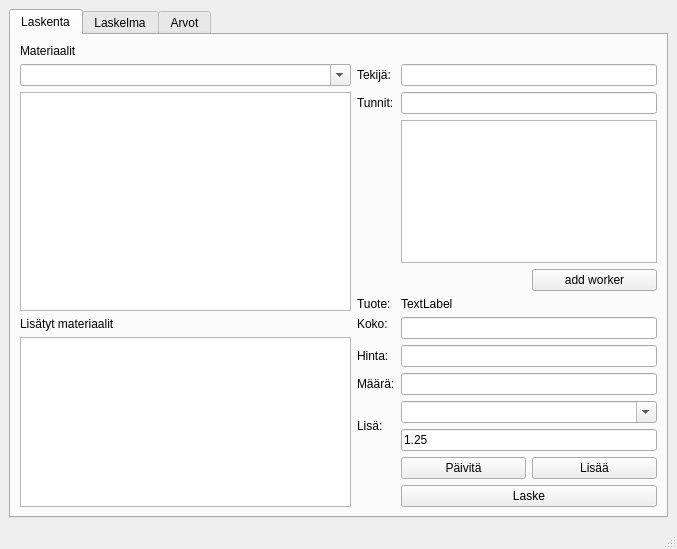
<?xml version="1.0" encoding="UTF-8"?>
<ui version="4.0">
 <class>MainWindow</class>
 <widget class="QMainWindow" name="MainWindow">
  <property name="geometry">
   <rect>
    <x>0</x>
    <y>0</y>
    <width>677</width>
    <height>549</height>
   </rect>
  </property>
  <property name="windowTitle">
   <string>MainWindow</string>
  </property>
  <widget class="QWidget" name="centralwidget">
   <layout class="QHBoxLayout" name="horizontalLayout">
    <item>
     <layout class="QVBoxLayout" name="verticalLayout">
      <item>
       <widget class="QTabWidget" name="tabWidget">
        <property name="toolTip">
         <string/>
        </property>
        <property name="tabPosition">
         <enum>QTabWidget::TabPosition::North</enum>
        </property>
        <property name="tabShape">
         <enum>QTabWidget::TabShape::Rounded</enum>
        </property>
        <property name="currentIndex">
         <number>0</number>
        </property>
        <widget class="QWidget" name="tab">
         <attribute name="title">
          <string>Laskenta</string>
         </attribute>
         <attribute name="toolTip">
          <string>Laske uudelleen</string>
         </attribute>
         <layout class="QGridLayout" name="gridLayout_2">
          <item row="0" column="0">
           <widget class="QLabel" name="label_3">
            <property name="text">
             <string>Materiaalit</string>
            </property>
           </widget>
          </item>
          <item row="1" column="0">
           <widget class="QComboBox" name="LaskentaComboBox">
            <property name="toolTip">
             <string>Materiaali valinta</string>
            </property>
            <property name="editable">
             <bool>true</bool>
            </property>
           </widget>
          </item>
          <item row="1" column="1">
           <widget class="QLabel" name="label_15">
            <property name="text">
             <string>Tekijä:</string>
            </property>
           </widget>
          </item>
          <item row="1" column="2" colspan="2">
           <widget class="QLineEdit" name="laskentaTekijaLineEdit"/>
          </item>
          <item row="2" column="0" rowspan="4">
           <widget class="QTableView" name="laskentaMaterialsTableView"/>
          </item>
          <item row="2" column="1">
           <widget class="QLabel" name="label_14">
            <property name="text">
             <string>Tunnit:</string>
            </property>
           </widget>
          </item>
          <item row="2" column="2" colspan="2">
           <widget class="QLineEdit" name="laskentaHoursLineEdit"/>
          </item>
          <item row="3" column="2" colspan="2">
           <widget class="QTableView" name="laskentaTekjiatTablet"/>
          </item>
          <item row="4" column="3">
           <widget class="QPushButton" name="pushButton_3">
            <property name="toolTip">
             <string>Lisää työntekijä</string>
            </property>
            <property name="text">
             <string>add worker</string>
            </property>
           </widget>
          </item>
          <item row="5" column="1">
           <widget class="QLabel" name="label_8">
            <property name="text">
             <string>Tuote:</string>
            </property>
           </widget>
          </item>
          <item row="5" column="2" colspan="2">
           <widget class="QLabel" name="laskentaProductLabel">
            <property name="text">
             <string>TextLabel</string>
            </property>
           </widget>
          </item>
          <item row="6" column="0">
           <widget class="QLabel" name="label_13">
            <property name="text">
             <string>Lisätyt materiaalit</string>
            </property>
           </widget>
          </item>
          <item row="6" column="1">
           <widget class="QLabel" name="label_10">
            <property name="text">
             <string>Koko:</string>
            </property>
           </widget>
          </item>
          <item row="6" column="2" rowspan="2" colspan="2">
           <widget class="QLineEdit" name="laskentaLengthLineEdit"/>
          </item>
          <item row="7" column="0" rowspan="7">
           <widget class="QTableView" name="laskentaAddedtableView"/>
          </item>
          <item row="8" column="1">
           <widget class="QLabel" name="label_11">
            <property name="text">
             <string>Hinta:</string>
            </property>
           </widget>
          </item>
          <item row="8" column="2" colspan="2">
           <widget class="QLineEdit" name="laskentaPriceLineEdit"/>
          </item>
          <item row="9" column="1">
           <widget class="QLabel" name="label_9">
            <property name="text">
             <string>Määrä:</string>
            </property>
           </widget>
          </item>
          <item row="9" column="2" colspan="2">
           <widget class="QLineEdit" name="laskentaAmountlineEdit"/>
          </item>
          <item row="10" column="1" rowspan="2">
           <widget class="QLabel" name="label_12">
            <property name="text">
             <string>Lisä:</string>
            </property>
           </widget>
          </item>
          <item row="10" column="2" colspan="2">
           <widget class="QComboBox" name="laskentaLisatComboBox">
            <property name="editable">
             <bool>true</bool>
            </property>
            <property name="currentText">
             <string/>
            </property>
           </widget>
          </item>
          <item row="11" column="2" colspan="2">
           <widget class="QLineEdit" name="laskentaExtraLineEdit">
            <property name="text">
             <string>1.25</string>
            </property>
           </widget>
          </item>
          <item row="12" column="2">
           <widget class="QPushButton" name="pushButton_2">
            <property name="toolTip">
             <string>Päivitä Materiaali</string>
            </property>
            <property name="text">
             <string>Päivitä</string>
            </property>
           </widget>
          </item>
          <item row="12" column="3">
           <widget class="QPushButton" name="pushButton">
            <property name="toolTip">
             <string>Lisää materiaali</string>
            </property>
            <property name="text">
             <string>Lisää</string>
            </property>
           </widget>
          </item>
          <item row="13" column="2" colspan="2">
           <widget class="QPushButton" name="LaskeButton">
            <property name="toolTip">
             <string>Laske palkka ja materiaalikulut</string>
            </property>
            <property name="text">
             <string>Laske</string>
            </property>
           </widget>
          </item>
         </layout>
        </widget>
        <widget class="QWidget" name="tab_2">
         <attribute name="title">
          <string>Laskelma</string>
         </attribute>
         <attribute name="toolTip">
          <string>Katso laskun tulos</string>
         </attribute>
         <layout class="QGridLayout" name="gridLayout_3">
          <item row="0" column="2">
           <widget class="QLabel" name="label">
            <property name="text">
             <string>työntekijät</string>
            </property>
           </widget>
          </item>
          <item row="1" column="0">
           <widget class="QLabel" name="label_20">
            <property name="text">
             <string>KTA:</string>
            </property>
           </widget>
          </item>
          <item row="1" column="1">
           <widget class="QLabel" name="historyKtaLabel">
            <property name="text">
             <string>TextLabel</string>
            </property>
           </widget>
          </item>
          <item row="1" column="2" rowspan="6">
           <widget class="QTableView" name="historyWorkersTableView"/>
          </item>
          <item row="2" column="0">
           <widget class="QLabel" name="label_23">
            <property name="text">
             <string>Yht:</string>
            </property>
           </widget>
          </item>
          <item row="2" column="1">
           <widget class="QLabel" name="historyYhtLabel">
            <property name="text">
             <string>TextLabel</string>
            </property>
           </widget>
          </item>
          <item row="3" column="0">
           <widget class="QLabel" name="label_19">
            <property name="text">
             <string>Palkka:</string>
            </property>
           </widget>
          </item>
          <item row="3" column="1">
           <widget class="QLabel" name="historyPalkkaLabel">
            <property name="text">
             <string>TextLabel</string>
            </property>
           </widget>
          </item>
          <item row="4" column="0">
           <widget class="QLabel" name="label_17">
            <property name="text">
             <string>Urakka:</string>
            </property>
           </widget>
          </item>
          <item row="4" column="1">
           <widget class="QLabel" name="historyUrakkaLabel">
            <property name="text">
             <string>TextLabel</string>
            </property>
           </widget>
          </item>
          <item row="5" column="0">
           <widget class="QLabel" name="label_25">
            <property name="text">
             <string>Euroja Tunnille:</string>
            </property>
           </widget>
          </item>
          <item row="5" column="1">
           <widget class="QLabel" name="historyEurosForHourLabel">
            <property name="text">
             <string>TextLabel</string>
            </property>
           </widget>
          </item>
          <item row="6" column="0" colspan="2">
           <widget class="QLabel" name="label_16">
            <property name="text">
             <string>Käytetyt Materiaalit</string>
            </property>
           </widget>
          </item>
          <item row="7" column="0" colspan="3">
           <widget class="QTableView" name="historyMaterialsTableView"/>
          </item>
         </layout>
        </widget>
        <widget class="QWidget" name="tab_3">
         <attribute name="title">
          <string>Arvot</string>
         </attribute>
         <attribute name="toolTip">
          <string>Muuta arvoja laskuille</string>
         </attribute>
         <layout class="QGridLayout" name="gridLayout_4">
          <item row="0" column="1">
           <layout class="QHBoxLayout" name="horizontalLayout_2">
            <item>
             <widget class="QComboBox" name="arvotComboBox">
              <property name="toolTip">
               <string>Valitse materiaali</string>
              </property>
              <property name="editable">
               <bool>true</bool>
              </property>
             </widget>
            </item>
            <item>
             <widget class="QPushButton" name="arvotUpdateTable">
              <property name="minimumSize">
               <size>
                <width>31</width>
                <height>24</height>
               </size>
              </property>
              <property name="maximumSize">
               <size>
                <width>31</width>
                <height>24</height>
               </size>
              </property>
              <property name="text">
               <string/>
              </property>
              <property name="icon">
               <iconset theme="view-refresh"/>
              </property>
             </widget>
            </item>
           </layout>
          </item>
          <item row="1" column="1">
           <widget class="QTableView" name="arvotTableView">
            <property name="minimumSize">
             <size>
              <width>411</width>
              <height>404</height>
             </size>
            </property>
           </widget>
          </item>
          <item row="1" column="0">
           <layout class="QFormLayout" name="formLayout">
            <item row="1" column="0" colspan="2">
             <widget class="QLabel" name="label_6">
              <property name="text">
               <string>Tietojen muokkaus</string>
              </property>
             </widget>
            </item>
            <item row="2" column="0">
             <widget class="QLabel" name="label_7">
              <property name="text">
               <string>id:</string>
              </property>
             </widget>
            </item>
            <item row="2" column="1">
             <widget class="QLabel" name="arvotIdLabel">
              <property name="text">
               <string>null</string>
              </property>
             </widget>
            </item>
            <item row="3" column="0">
             <widget class="QLabel" name="label_4">
              <property name="text">
               <string>Materiaali:</string>
              </property>
             </widget>
            </item>
            <item row="3" column="1">
             <widget class="QLineEdit" name="arvotMateriaaliLineEdit"/>
            </item>
            <item row="4" column="0">
             <widget class="QLabel" name="label_5">
              <property name="text">
               <string>Hinta:</string>
              </property>
             </widget>
            </item>
            <item row="4" column="1">
             <widget class="QLineEdit" name="arvothintaLineEdit"/>
            </item>
            <item row="5" column="0" colspan="2">
             <widget class="QPushButton" name="arvotUpdateButton">
              <property name="toolTip">
               <string>Päivitä materiaali</string>
              </property>
              <property name="text">
               <string>Update/Save changes</string>
              </property>
             </widget>
            </item>
            <item row="6" column="0" colspan="2">
             <layout class="QHBoxLayout" name="horizontalLayout_4">
              <item>
               <widget class="QPushButton" name="arvotdeleteButton">
                <property name="toolTip">
                 <string>Poista Materiaali</string>
                </property>
                <property name="text">
                 <string>Delete</string>
                </property>
               </widget>
              </item>
              <item>
               <widget class="QPushButton" name="arvotAddNewButton">
                <property name="toolTip">
                 <string>Lisää uusi materiaali</string>
                </property>
                <property name="text">
                 <string>Add new</string>
                </property>
               </widget>
              </item>
             </layout>
            </item>
           </layout>
          </item>
         </layout>
        </widget>
       </widget>
      </item>
     </layout>
    </item>
   </layout>
  </widget>
  <widget class="QMenuBar" name="menubar">
   <property name="geometry">
    <rect>
     <x>0</x>
     <y>0</y>
     <width>677</width>
     <height>21</height>
    </rect>
   </property>
  </widget>
  <widget class="QStatusBar" name="statusbar"/>
 </widget>
 <resources/>
 <connections/>
</ui>
